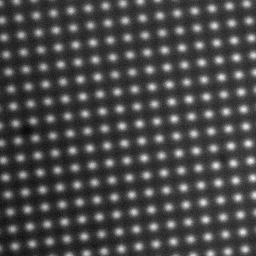
%> input picture Sample/Fluo/pinhole_ALN_raw/Image147_00001.tif, 256 x 256 px; its folder holds only this picture in this run
$ octave batch_avergeStep.m   (GNU Octave 9; MATLAB toolbox functions it lacks are replaced by stand-ins)
%> lines starting %> are read from the running program, lines starting %| are printed output that depends on the picture
### Lattice_uniformity/getSubpixelCoor.m
function [peakloc_subpixel, img] = getSubpixelCoor(filename, ws, upfactor, bg)
%> called with ws = 23, upfactor = 1, bg = 6000
% get Subpixel level Coordination by spatial method

if upfactor==1
    ws2 = ws;
else
    ws2 = ws*upfactor+1;
end

%% 1. get all point's coordination (8 neighbourhood)
img = double(imread(filename));
%> img: size 256x256 double; min 8151, max 15216, mean 10222.5; mean of the top-left, top-right, bottom-left and bottom-right quarters 10095.7, 10419.1, 9946.9, 10428.4
Height = size(img, 1) * upfactor;
%> Height = 256
Width = size(img, 2) * upfactor;
%> Width = 256
sigma = 3;
h3 = fspecial('gaussian', Height, sigma);
H3 = fft2(h3);
temp = img;
if upfactor == 2
    temp = imresize(temp, 2, 'bilinear');
elseif upfactor == 4
    temp = imresize(temp, 2, 'bilinear');
    temp = imresize(temp, 2, 'bilinear');
elseif upfactor == 8
    temp = imresize(temp, 2, 'bilinear');
    temp = imresize(temp, 2, 'bilinear');
    temp = imresize(temp, 2, 'bilinear');
end
temp = ifftshift(ifft2(fft2(temp).*H3));
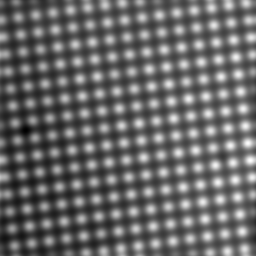
%> temp: size 256x256 double; min 8777, max 12289.2, mean 10222.5; drawn with min black and max white
logipoint = ((temp(1:end-2, 1:end-2) < temp(2:end-1, 2:end-1)) & ...
    (temp(1:end-2, 2:end-1) < temp(2:end-1, 2:end-1)) & ...
    (temp(1:end-2, 3:end) < temp(2:end-1, 2:end-1)) & ...
    (temp(2:end-1, 1:end-2) < temp(2:end-1, 2:end-1)) & ...
    (temp(2:end-1, 3:end) < temp(2:end-1, 2:end-1)) & ...
    (temp(3:end, 1:end-2) < temp(2:end-1, 2:end-1)) & ...
    (temp(3:end, 2:end-1) < temp(2:end-1, 2:end-1)) & ...
    (temp(3:end, 3:end) < temp(2:end-1, 2:end-1)));
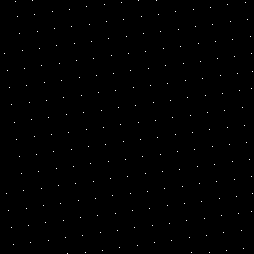
%> logipoint: size 254x254 logical; 0.34% white in thin lines or dots
logipoint2 = logipoint & (temp(2:end-1,2:end-1)>bg);
[xx,yy] = find(logipoint2==1);
%> xx = 217 values from 1 to 254; yy = 217 values from 5 to 253
x = xx; y = yy;
%> after `x = xx`: x = 217 values, max 254 at index 54, min 1 at index 25, mean 126.5
%> after `y = yy`: y = 217 values from 5 to 253
x(((xx<ws2/2+1) | (xx>Height-ws2/2-1)) & ((yy<ws2/2+1) | (yy>Width-ws2/2-1))) = [];
y(((xx<ws2/2+1) | (xx>Height-ws2/2-1)) & ((yy<ws2/2+1) | (yy>Width-ws2/2-1))) = [];
peakloc = [x+1,y+1];
%> peakloc = 215 rows, first 12: [55 6; 195 8; 72 9; 212 10; 89 11; 106 13; 229 13; 246 15; 124 16; 3 17; 141 18; 18 19]


%% 2. exact subimages based on peakloc
wn = size(peakloc,1);
%> wn = 215
substack = zeros(ws2, ws2, wn);
for ii = 1:wn
    target = peakloc(ii,:);
    locx = round(target(1)-(ws2-1)/2);
    locy = round(target(2)-(ws2-1)/2);
    if (locx>0) && (locx<Height-ws2) && (locy>0) && (locy<Width-ws2)
            temp2 = temp(locx:locx+ws2-1, locy:locy+ws2-1);
    substack(:,:,ii) = temp2;
    end
end
%> this loop made 215 passes
%> (target, locx, locy) on passes 1 to 3: ([55 6], 44, -5), ([195 8], 184, -3), ([72 9], 61, -2)
%> the loop in getSubpixelCoor, `for ii = 1:wn` made 16 passes
%> center on passes 1 to 12: [55 6], [195 8], [72 9], [212 10], [89 11], [106 13], [229 13], [246 15], [124 16], [3 17], [141 18], [18 19]


%% 3. get subpixel coordinations
sigma1 = 1.5;
h2 = fspecial('gaussian', ws2, sigma1);
H2 = fft2(h2);
idx = 1;
% peakloc_subpixel = cell(wn, 1);
for ii = 1:wn
    temp = substack(:,:,ii);
    center = peakloc(ii,:);
    if sum(temp(:)) >1 && (center(1)<Height-ws2-1) && (center(1)>ws2) && (center(2)<Width-ws2-1) && (center(2)>ws2)
        temp(temp < 0.3 * max(temp(:))) = 0;
        temp = ifftshift(ifft2(fft2(temp).*H2));
%> the run ends on the next line
        new_center = SubstackCenter(temp, center);
        peakloc_subpixel(idx, :) = new_center;
        idx = idx + 1;
    end
end

end

### Lattice_uniformity/batch_avergeStep.m
clear;clc;
% Path of raw images (pinhole_ALN_raw)
file_path = 'C:\Users\1\Desktop\Example\Fluo\pinhole_ALN_raw\';
% Set isLockin to 1 if you want to use the OLID images for positioning, 0 otherwise
isOLID = 0;
ws = 23; % Window size
upfactor = 1;
% background threshold
bg = 6000;
% The stepping direction and pixels'number of the spot between adjacentframes.
% (which can be determined using ImageJ or Matlab imshow)
% Assign values according to the following rules. (These values can be adjusted later)
% [vertical(up- down+) horizontoal(left- right+)]
interval = [0  -1];

if isOLID == 1
    lockin(file_path,"DeDC");
    file_path = [file_path, '..\pinhole_ALN\'];
end
pixel_size = 65/upfactor; % [nm]
extent = 2;
interval = interval .* upfactor;

%% Subpixel localization
tic;
bar = waitbar(0, 'Subpixel localizing...');
fileinfo = dir(file_path);
count = length(fileinfo)-2;
peakloc_subpixel = cell(length(count), 1);
img = cell(length(count), 1);
for imgIndex = 3:count+2
    strBar = ['Subpixel localizing...', num2str(imgIndex-2),'/',num2str(count)];
    waitbar((imgIndex - 2)/count, bar, strBar)
    filename = strcat(file_path,fileinfo(imgIndex).name);
    [peakloc_subpixel{imgIndex-2}, img{imgIndex-2}] = getSubpixelCoor(filename, ws, upfactor, bg);
